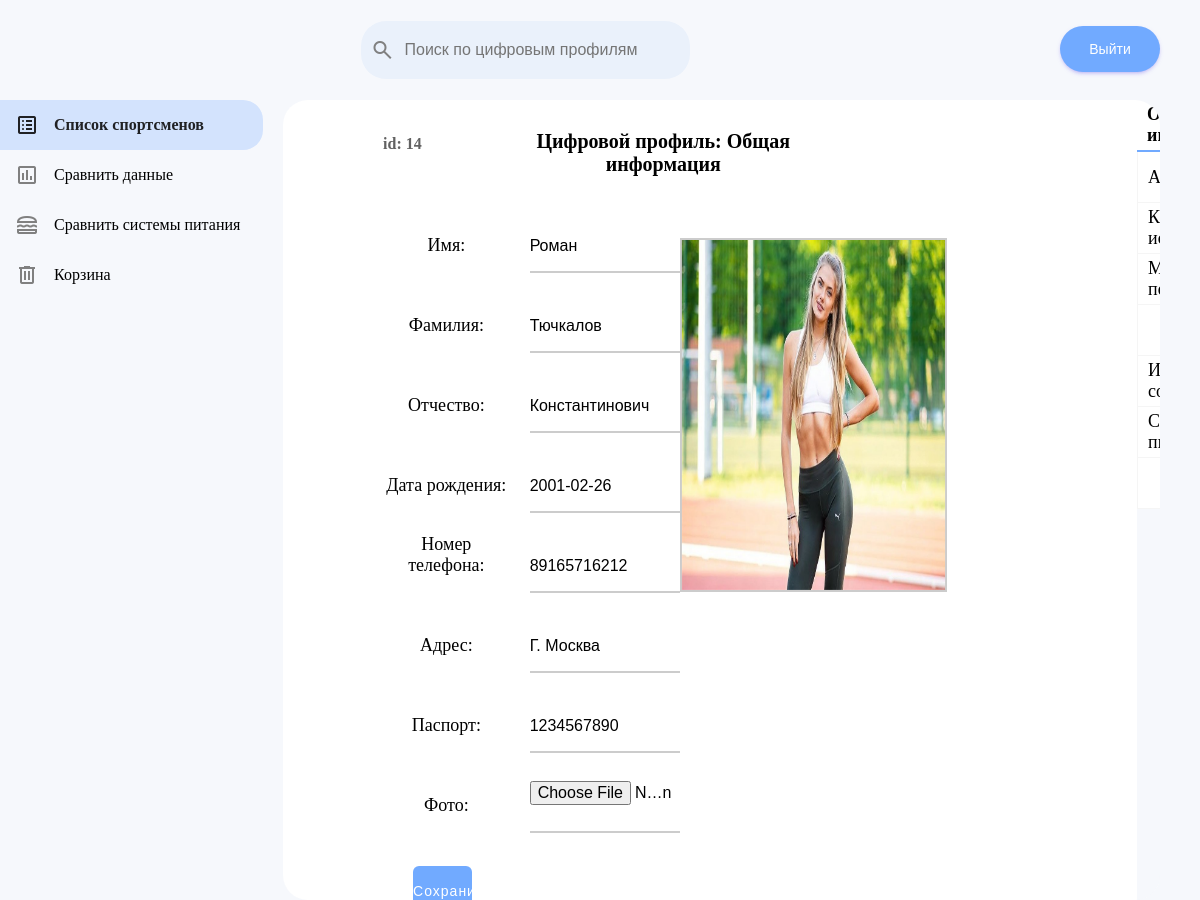
Screenshot of /edit-profile/14/ with the database file from the repository.
### base/models.py (models this page shows, shortened)
class Sportsman(models.Model):
    name = models.CharField(max_length=50)
    second_name = models.CharField(max_length=50)
    parent_name = models.CharField(max_length=50)
    birthday = models.DateField()
    phone_number = models.CharField(max_length=12)
    address = models.CharField(max_length=300, null=True, blank=True)
    passport = models.CharField(max_length=20)
    photo = models.ImageField(null=True, blank=True, upload_to="sportmen-images/", verbose_name="Изображение")
    created = models.DateTimeField(auto_now_add=True)

### base/views.py (the view, shortened to what this page needs)
# urls.py: path('edit-profile/<str:pk>/', views.sportmanProfile, name="edit-profile"),
def sportmanProfile(request, pk):
    sportman = Sportsman.objects.get(id=pk)
    sportman_form = SportsmanForm(instance=sportman)
    context = {'sportman':sportman, 'sportman_form':sportman_form}
    return render(request, 'profile.html', context)

### base/forms.py
class SportsmanForm(ModelForm):
    class Meta:
        model = Sportsman
        fields = '__all__'
        widgets = {
            'name': TextInput(attrs={'placeholder': 'Имя'}),
            'second_name': TextInput(attrs={'placeholder': 'Фамилия'}),
            'parent_name': TextInput(attrs={'placeholder': 'Отчество'}),
            'birthday': TextInput(attrs={'placeholder': 'Дата рождения'}),
            'phone_number': TextInput(attrs={'placeholder': 'Номер телефона'}),
            'address': TextInput(attrs={'placeholder': 'Адрес'}),
            'passport': TextInput(attrs={'placeholder': 'Серия и номер паспорта'})
        }

### templates/profile.html (shortened to what this page needs)
{% extends 'main_profile.html' %}
{% load static %}
{% block content %}
<div class="sportmanList profileBody">
    <div class="profile__content">
        <div class="profile__inf">
            <div class="profile__inf__title">
                <h3 class="profile__id">id: {{sportman.id}}</h3>
                <h3 class="profile__title">Цифровой профиль: Общая информация</h3>
            </div>
            <div class="profile_inf__content">
                <div class="profile__form">
                    <form action="" method="POST" enctype="multipart/form-data">
                        <div class="form__input">
                            <label class="label_field">Имя:</label>
                            <div class="profile_input_field">
                                {{sportman_form.name}}
                            </div>
                        </div>
                        <div class="form__input">
                            <label class="label_field">Фамилия:</label>
                            <div class="profile_input_field">
                                {{sportman_form.second_name}}
                            </div>
                        </div>
                        <div class="form__input">
                            <label class="label_field">Отчество:</label>
                            <div class="profile_input_field">
                                {{sportman_form.parent_name}}
                            </div>
                        </div>
                        <div class="form__input">
                            <label class="label_field">Дата рождения:</label>
                            <div class="profile_input_field">
                                {{sportman_form.birthday}}
                            </div>
                        </div>
                        <div class="form__input">
                            <label class="label_field">Номер телефона:</label>
                            <div class="profile_input_field">
                                {{sportman_form.phone_number}}
                            </div>
                        </div>
                        <div class="form__input">
                            <label class="label_field">Адрес:</label>
                            <div class="profile_input_field">
                                {{sportman_form.address}}
                            </div>
                        </div>
                        <div class="form__input">
                            <label class="label_field">Паспорт:</label>
                            <div class="profile_input_field">
                                {{sportman_form.passport}}
                            </div>
                        </div>
                        <div class="form__input">
                            <label class="label_field">Фото:</label>
                            <div class="profile_input_field">
                                <input id="id_photo" type="file" accept="image/*" name="photo">
                            </div>
                        </div>
                        <div class="input_field button_profile">
                            <input type="submit" value="Сохранить">
                        </div>
                    </form>
                </div>
                <div class="profile__photo">
                    {% if sportman.photo.url != 'Null'%}
                        <img src='{{MEDIA_URL}}{{sportman.photo.url}}' alt="">
                    {% else %}
                        <img src="/media/sportmen-images/profile-unknown-male.jpg" alt="">
                    {% endif %}
                </div>
            </div>
        </div>
    </div>
    <div class="profile__sidebar">
        <a href="{% url 'sportman-profile' sportman.id %}">
            <div class="profile__sidebarOption profile__sidebarOption_active">
                <h3>Общая информация</h3>
            </div>
        </a>
        <a href="{% url 'sportman-anthropometry' sportman.id %}">
            <div class="profile__sidebarOption">
                <h3>Антропометрия</h3>
            </div>
        </a>
        <a href="{% url 'sportman-career' sportman.id %}">
            <div class="profile__sidebarOption">
                <h3>Карьерная история</h3>
            </div>
        </a>
        <a href="{% url 'sportman-medicine' sportman.id %}">
            <div class="profile__sidebarOption">
                <h3>Медицинские показатели</h3>
            </div>
        </a>
        <a href="{% url 'sportman-indicators' sportman.id %}">
            <div class="profile__sidebarOption">
            </div>
        </a>
        <a href="{% url 'sportman-competitions' sportman.id %}">
            <div class="profile__sidebarOption">
                <h3>История соревнований</h3>
            </div>
        </a>
        <a href="{% url 'sportman-diet' sportman.id %}">
            <div class="profile__sidebarOption">
                <h3>Система питания</h3>
            </div>
        </a>
        <a href="{% url 'sportman-traumas' sportman.id %}">
            <div class="profile__sidebarOption">
            </div>
        </a>
    </div>
</div>
{% endblock content %}

### static/css/style.css (style rules this page uses)
* { margin: 0; padding: 0; }
a { text-decoration: none; color: #000000; }
body { height: 100vh; overflow-y: hidden; }
.sportmanList { flex: 1; overflow: scroll; background-color: white; border-radius: 25px; margin-right: 40px; }
.input_field { margin-top: 30px; position: relative; height: 50px; width: 100%; }
.input_field input { position: relative; height: 100%; width: 100%; border: none; outline: none; font-size: 16px; border-bottom: 2px solid #ccc; border-top: 2px solid transparent; transition: all 0.2s ease; }

### static/css/main_profile.css (style rules this page uses)
.profileBody { flex: 1; display: flex; overflow: hidden; background-color:#F6F8FC; margin-right: 40px; }
.profile__content { flex: 0.8; background-color: rgb(255, 255, 255); scrollbar-color: #71AAFF #fff; }
.profile__inf { padding: 30px 100px; }
.profile__inf .profile__title { font-size: 20px; }
.profile_inf__content { display: flex; justify-content: space-between; }
.profile__photo img { opacity: 1; display: block; width: 100%; height: 100%; transition: .5s ease; backface-visibility: hidden; position: absolute; z-index: 0; }
.profile__photo { position: relative; height: 350px; width: 290px; margin-top: 62px; margin-right: 90px; border: 2px solid #ccc; }
.profile__inf__title { display: flex; justify-content: center; text-align: center; }
.profile__id { text-align: left; width: 200px; font-size: 16px; color: rgb(98, 98, 98); padding-top: 5px; }
.profile__title { margin-right: 200px; text-align: center; width: 100%; }
.profile__form { width: 50%; }
.form__input { display: flex; text-align:center; align-items:flex-end; margin-top: 30px; }
.profile_input_field { margin-left: 20px; position: relative; height: 50px; width: 100%; }
.profile_input_field input { position: relative; height: 100%; width: 100%; border: none; outline: none; font-size: 16px; border-bottom: 2px solid #ccc; border-top: 2px solid transparent; transition: all 0.2s ease; padding-top: 13px; }
.label_field { font-size: 18px; font-weight: 400; width: 250px; }
.button_profile input { border: none; color: #fff; font-size: 14px; font-weight: 500; letter-spacing: 1px; border-radius: 6px; background-color: #71AAFF; cursor: pointer; transition: all 0.3s ease; width: 20%; margin-top: 20px; margin-left: 30px; }
.profile__sidebar { flex: 0.2; background-color: #F6F8FC; }
.profile__sidebarOption { display: flex; align-items: center; justify-content: center; height: 50px; padding: 0 10px; cursor: pointer; color: #000; background-color: #fff; border-bottom: 1px solid whitesmoke; border-left: 1px solid whitesmoke; }
.profile__sidebarOption h3 { font-size: 18px; font-weight: 400; }
.profile__sidebarOption_active { background-color: #fff; color: #000; border-left: none; border-bottom: 2px solid #71AAFF; }
.profile__sidebarOption_active h3 { font-weight: 600; }

### rows the page displays
Sportsman: id "14", name "Роман", second_name "Тючкалов", parent_name "Константинович", birthday "2001-02-26", phone_number "89165716212", address "Г. Москва", passport "1234567890", photo (picture)
